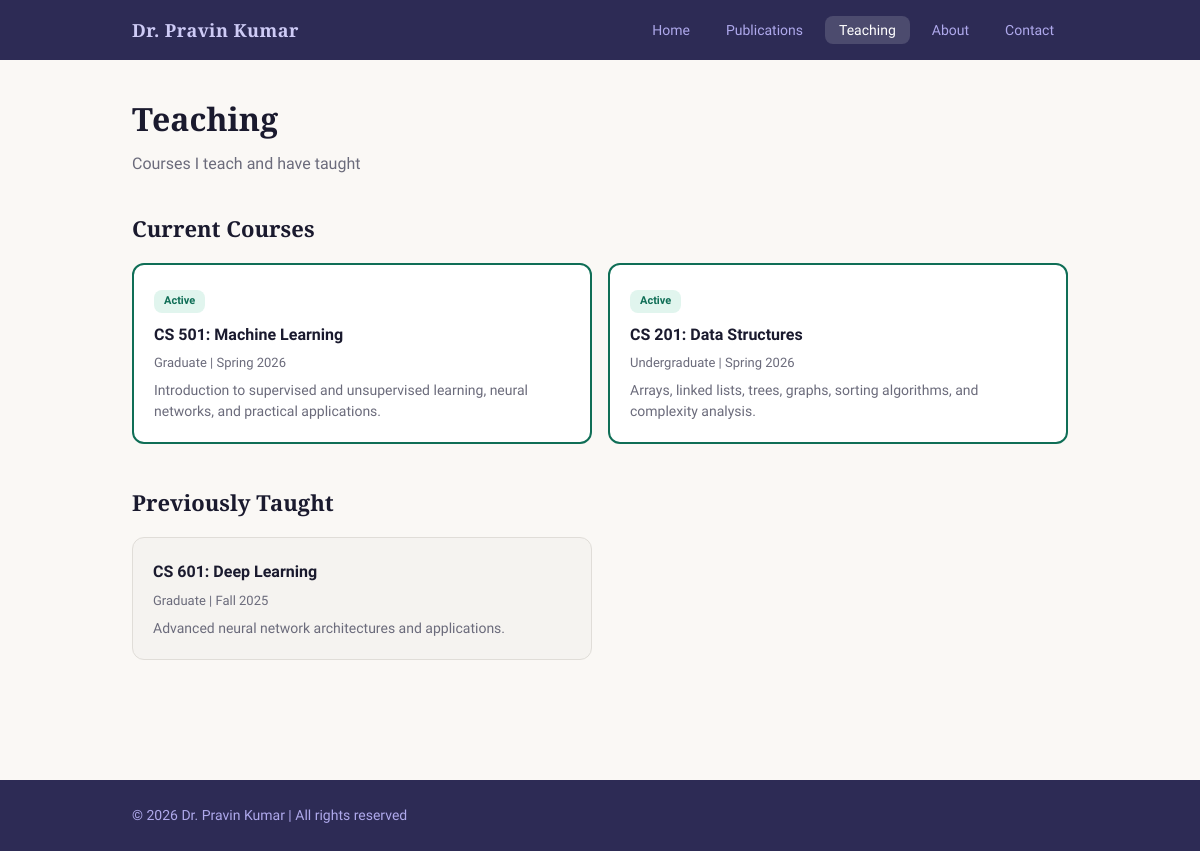
/teaching, run on the app's committed database.
### models.py (models this page shows)
class Profile(db.Model):
    id = db.Column(db.Integer, primary_key=True)
    name = db.Column(db.String(100), nullable=False)
    designation = db.Column(db.String(100))
    department = db.Column(db.String(200))
    university = db.Column(db.String(200))
    bio = db.Column(db.Text)
    email = db.Column(db.String(120))
    phone = db.Column(db.String(20))
    office = db.Column(db.String(100))
    google_scholar = db.Column(db.String(300))
    github = db.Column(db.String(300))
    linkedin = db.Column(db.String(300))
    profile_image = db.Column(db.String(300))

class Course(db.Model):
    id = db.Column(db.Integer, primary_key=True)
    course_name = db.Column(db.String(200), nullable=False)
    course_code = db.Column(db.String(20))
    semester = db.Column(db.String(50))
    year = db.Column(db.Integer)
    level = db.Column(db.String(50))  # Undergraduate, Graduate
    description = db.Column(db.Text)
    is_current = db.Column(db.Boolean, default=False)

### app.py (the view)
@app.route('/teaching')
def teaching():
    profile = Profile.query.first()
    current_courses = Course.query.filter_by(is_current=True).all()
    past_courses = Course.query.filter_by(is_current=False).order_by(Course.year.desc()).all()
    return render_template('teaching.html',
                           profile=profile,
                           current_courses=current_courses,
                           past_courses=past_courses)

### templates/teaching.html (shortened to what this page needs)
{% extends 'base.html' %}
{% block content %}
<section class="page-header">
    <h1>Teaching</h1>
    <p>Courses I teach and have taught</p>
</section>
{% if current_courses %}
<section class="courses-section">
    <h2>Current Courses</h2>
    <div class="courses-grid">
        {% for course in current_courses %}
        <div class="course-card current">
            <span class="course-badge active">Active</span>
            <h3>{{ course.course_code }}: {{ course.course_name }}</h3>
            <p class="course-level">{{ course.level }} | {{ course.semester }} {{ course.year }}</p>
            {% if course.description %}
                <p class="course-description">{{ course.description }}</p>
            {% endif %}
        </div>
        {% endfor %}
    </div>
</section>
{% endif %}
{% if past_courses %}
<section class="courses-section">
    <h2>Previously Taught</h2>
    <div class="courses-grid past">
        {% for course in past_courses %}
        <div class="course-card">
            <h3>{{ course.course_code }}: {{ course.course_name }}</h3>
            <p class="course-level">{{ course.level }} | {{ course.semester }} {{ course.year }}</p>
            {% if course.description %}
                <p class="course-description">{{ course.description }}</p>
            {% endif %}
        </div>
        {% endfor %}
    </div>
</section>
{% endif %}
{% endblock %}

### templates/base.html (shortened to what this page needs)
<!DOCTYPE html>
<html lang="en">
<head>
    <link rel="stylesheet" href="{{ url_for('static', filename='css/style.css') }}">
</head>
<body>
    <nav class="navbar">
        <div class="nav-container">
            <a href="{{ url_for('index') }}" class="nav-logo">
                {% if profile and profile.name %}
                    Dr. {{ profile.name }}
                {% else %}
                    My Portfolio
                {% endif %}
            </a>
            <ul class="nav-links">
                <li><a href="{{ url_for('index') }}" class="{{ 'active' if request.endpoint == 'index' }}">Home</a></li>
                <li><a href="{{ url_for('publications') }}" class="{{ 'active' if request.endpoint == 'publications' }}">Publications</a></li>
                <li><a href="{{ url_for('teaching') }}" class="{{ 'active' if request.endpoint == 'teaching' }}">Teaching</a></li>
                <li><a href="{{ url_for('about') }}" class="{{ 'active' if request.endpoint == 'about' }}">About</a></li>
                <li><a href="{{ url_for('contact') }}" class="{{ 'active' if request.endpoint == 'contact' }}">Contact</a></li>
            </ul>
        </div>
    </nav>
    <main class="main-content">
        {% block content %}{% endblock %}
    </main>
    <footer class="footer">
        <div class="footer-container">
            <p>&copy; 2026
                {% if profile and profile.name %}
                    Dr. {{ profile.name }}
                {% else %}
                    My Portfolio
                {% endif %}
                | All rights reserved
            </p>
        </div>
    </footer>
</body>
</html>

### static/css/style.css (style rules this page uses)
:root { --primary: #2d2b55; --primary-light: #534ab7; --primary-pale: #eeedfe; --accent: #c44d2a; --text-dark: #1a1a2e; --text-muted: #6b6b7b; --bg-page: #faf8f5; --bg-white: #ffffff; --bg-light: #f5f3f0; --border: #e0ddd8; --success: #0f6e56; --success-bg: #e1f5ee; --danger: #a32d2d; --danger-bg: #fcebeb; --amber: #ba7517; --amber-bg: #faeeda; --info: #185fa5; --info-bg: #e6f1fb; --radius: 8px; --radius-lg: 12px; --shadow: 0 2px 16px rgba(26, 26, 46, 0.06); --shadow-hover: 0 6px 24px rgba(26, 26, 46, 0.1); --font-heading: 'Playfair Display', Georgia, serif; --font-body: 'Source Sans 3', 'Segoe UI', sans-serif; --max-width: 1000px; }
* { margin: 0; padding: 0; box-sizing: border-box; }
html { scroll-behavior: smooth; }
body { font-family: var(--font-body); background: var(--bg-page); color: var(--text-dark); line-height: 1.7; font-size: 16px; }
a { color: var(--primary-light); text-decoration: none; transition: color 0.2s; }
.navbar { background: var(--primary); padding: 0; position: sticky; top: 0; z-index: 100; }
.nav-container { max-width: var(--max-width); margin: 0 auto; padding: 0 2rem; display: flex; justify-content: space-between; align-items: center; height: 60px; }
.nav-logo { font-family: var(--font-heading); font-size: 18px; font-weight: 700; color: #cecbf6; letter-spacing: 0.5px; }
.nav-links { list-style: none; display: flex; gap: 8px; }
.nav-links a { color: #afa9ec; font-size: 14px; font-weight: 500; padding: 6px 14px; border-radius: var(--radius); transition: all 0.2s; }
.nav-links a.active { color: #ffffff; background: rgba(255, 255, 255, 0.15); }
.main-content { max-width: var(--max-width); margin: 0 auto; padding: 2rem; min-height: calc(100vh - 160px); }
.page-header { margin-bottom: 2rem; }
.page-header h1 { font-family: var(--font-heading); font-size: 32px; font-weight: 900; margin-bottom: 4px; }
.page-header p { font-size: 16px; color: var(--text-muted); }
.courses-section { margin-bottom: 2.5rem; }
.courses-section h2 { font-family: var(--font-heading); font-size: 22px; margin-bottom: 1rem; }
.courses-grid { display: grid; grid-template-columns: repeat(2, 1fr); gap: 16px; }
.course-card { background: var(--bg-white); border: 1px solid var(--border); border-radius: var(--radius-lg); padding: 1.25rem; position: relative; transition: box-shadow 0.2s; }
.course-card.current { border-color: var(--success); border-width: 2px; }
.course-badge { display: inline-block; font-size: 11px; font-weight: 600; padding: 2px 10px; border-radius: var(--radius); margin-bottom: 8px; }
.course-badge.active { background: var(--success-bg); color: var(--success); }
.course-card h3 { font-size: 16px; font-weight: 600; margin-bottom: 4px; }
.course-level { font-size: 13px; color: var(--text-muted); margin-bottom: 6px; }
.course-description { font-size: 14px; color: var(--text-muted); line-height: 1.5; }
.courses-grid.past .course-card { background: var(--bg-light); }
.footer { background: var(--primary); padding: 1.5rem 0; margin-top: 3rem; }
.footer-container { max-width: var(--max-width); margin: 0 auto; padding: 0 2rem; display: flex; justify-content: space-between; align-items: center; }
.footer p { color: #afa9ec; font-size: 14px; }

### data on the page
Profile: name "Pravin Kumar"
Course: course_code "CS 501", course_name "Machine Learning", level "Graduate", semester "Spring", year "2026", description "Introduction to supervised and unsupervised learning, neural networks, and practical applications."
Course: course_code "CS 201", course_name "Data Structures", level "Undergraduate", semester "Spring", year "2026", description "Arrays, linked lists, trees, graphs, sorting algorithms, and complexity analysis."
Course: course_code "CS 601", course_name "Deep Learning", level "Graduate", semester "Fall", year "2025", description "Advanced neural network architectures and applications."
